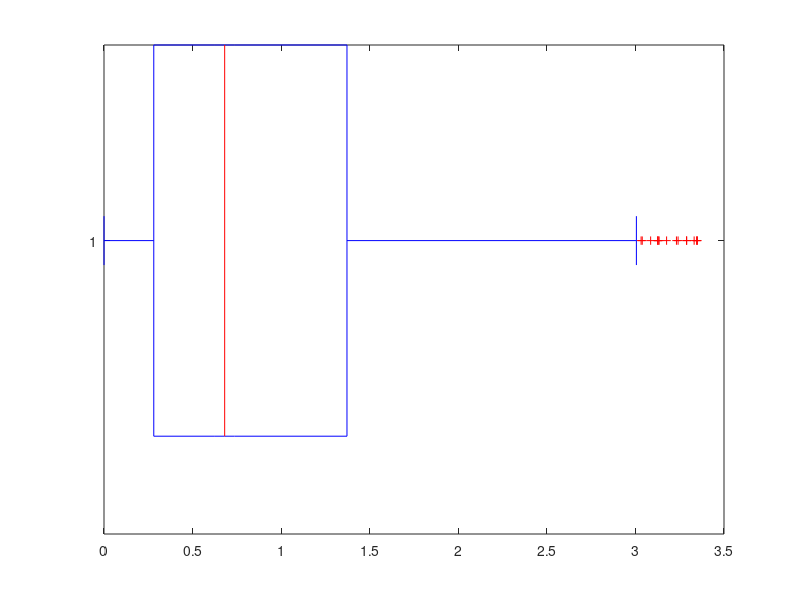

MATLAB code to generate this figure:
% sim 1
    data01 = randn(1000,1);
    hist(data01)
    % coeficiente de asimetria 
    A = skewness(data01) 
    % centro de masa
    x_bar = mean(data01) 
    % punto que divide el area em dos
    data01_median = median(data01) 

% sim 2
    data02 = log(rand(1000,1));
    hist(data02)
    A = skewness(data02) 
    x_bar = mean(data02) % centro de masa
    data01_median = median(data02)

% kurtosis
    % alta curtosis: es mucho a puntadimto
    % en otras para datos raros extremos
    % baja kurotsis se drealaciona con la bimodalidad 
    % o  mixtura de variables aleatorias (poblaciones)
    %
    % se toma como referente el tres, es decir
    % si k > 3: alta kurtosis
    % si k < 3: baja kurtosis

    x01 = randn(1000,1);
    x02 = 5 + randn(1000,1);
    x = [x02 
         x01];
    hist(x)
    k = kurtosis(x)

    G = kmeans(x,2);
    aux = sum(G == 1)
    plot(x)

% box plot
    data03 = -log(rand(1000,1));
    boxplot(data03,'Orientation','horizontal')

    Q1 = prctile(data03,25);
    Q3 = prctile(data03,75);

    RI = Q3 - Q1;
    BI = Q1 - 1.5*RI;
    BS = Q3 + 1.5*RI;
    OS = find(data03 > BS);
    OI = find(data03 < BI);

    data03(OS) = [];
    boxplot(data03,'Orientation','horizontal')




